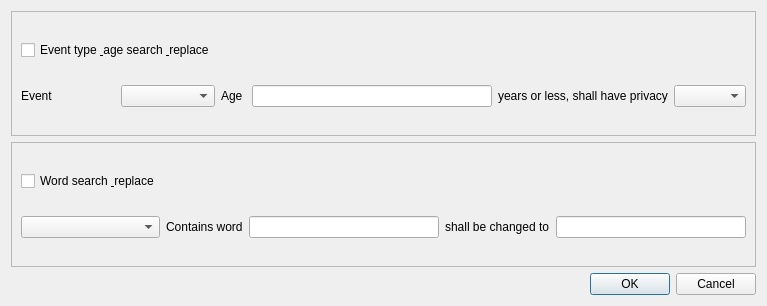
<?xml version="1.0" encoding="UTF-8"?>
<ui version="4.0">
 <class>SearchReplace</class>
 <widget class="QDialog" name="SearchReplace">
  <property name="geometry">
   <rect>
    <x>0</x>
    <y>0</y>
    <width>767</width>
    <height>306</height>
   </rect>
  </property>
  <property name="windowTitle">
   <string>Dialog</string>
  </property>
  <layout class="QVBoxLayout" name="verticalLayout">
   <item>
    <widget class="QFrame" name="frame">
     <property name="frameShape">
      <enum>QFrame::StyledPanel</enum>
     </property>
     <property name="frameShadow">
      <enum>QFrame::Raised</enum>
     </property>
     <layout class="QGridLayout" name="gridLayout">
      <item row="1" column="4">
       <widget class="QLabel" name="label_4">
        <property name="text">
         <string>years or less, shall have privacy</string>
        </property>
       </widget>
      </item>
      <item row="1" column="2">
       <widget class="QLabel" name="label">
        <property name="text">
         <string>Age </string>
        </property>
       </widget>
      </item>
      <item row="1" column="5">
       <widget class="QComboBox" name="comboBox_2"/>
      </item>
      <item row="1" column="1">
       <widget class="QComboBox" name="comboBox"/>
      </item>
      <item row="1" column="0">
       <widget class="QLabel" name="label_2">
        <property name="text">
         <string>Event</string>
        </property>
       </widget>
      </item>
      <item row="1" column="3">
       <widget class="QLineEdit" name="lineEdit"/>
      </item>
      <item row="0" column="0" colspan="2">
       <widget class="QCheckBox" name="checkBox_2">
        <property name="text">
         <string>Event type &amp; age search &amp; replace</string>
        </property>
       </widget>
      </item>
     </layout>
    </widget>
   </item>
   <item>
    <widget class="QFrame" name="frame_2">
     <property name="frameShape">
      <enum>QFrame::StyledPanel</enum>
     </property>
     <property name="frameShadow">
      <enum>QFrame::Raised</enum>
     </property>
     <layout class="QGridLayout" name="gridLayout_2">
      <item row="1" column="1">
       <widget class="QLabel" name="label_3">
        <property name="text">
         <string>Contains word</string>
        </property>
       </widget>
      </item>
      <item row="1" column="2">
       <widget class="QLineEdit" name="lineEdit_2"/>
      </item>
      <item row="1" column="0">
       <widget class="QComboBox" name="comboBox_3"/>
      </item>
      <item row="1" column="4">
       <widget class="QLineEdit" name="lineEdit_3"/>
      </item>
      <item row="1" column="3">
       <widget class="QLabel" name="label_5">
        <property name="text">
         <string>shall be changed to</string>
        </property>
       </widget>
      </item>
      <item row="0" column="0">
       <widget class="QCheckBox" name="checkBox">
        <property name="text">
         <string>Word search &amp; replace</string>
        </property>
       </widget>
      </item>
     </layout>
    </widget>
   </item>
   <item>
    <widget class="QDialogButtonBox" name="buttonBox">
     <property name="orientation">
      <enum>Qt::Horizontal</enum>
     </property>
     <property name="standardButtons">
      <set>QDialogButtonBox::Cancel|QDialogButtonBox::Ok</set>
     </property>
    </widget>
   </item>
  </layout>
 </widget>
 <resources/>
 <connections>
  <connection>
   <sender>buttonBox</sender>
   <signal>accepted()</signal>
   <receiver>SearchReplace</receiver>
   <slot>accept()</slot>
   <hints>
    <hint type="sourcelabel">
     <x>248</x>
     <y>254</y>
    </hint>
    <hint type="destinationlabel">
     <x>157</x>
     <y>274</y>
    </hint>
   </hints>
  </connection>
  <connection>
   <sender>buttonBox</sender>
   <signal>rejected()</signal>
   <receiver>SearchReplace</receiver>
   <slot>reject()</slot>
   <hints>
    <hint type="sourcelabel">
     <x>316</x>
     <y>260</y>
    </hint>
    <hint type="destinationlabel">
     <x>286</x>
     <y>274</y>
    </hint>
   </hints>
  </connection>
 </connections>
</ui>
